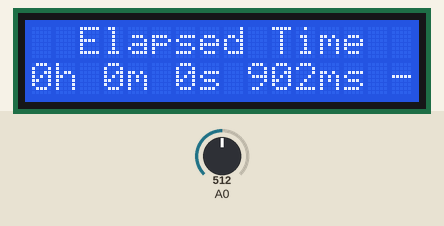
This sketch was run on a simulated Arduino Uno, built with avr-gcc and run on an emulated ATmega328P. Shown: 16×2 character LCD. The inputs (shaded band) are chosen by the test bench; at power-on: A0 = 512.

Above: at 3.2 s.
3.3 s: A0 set to 610
At 4.03 s:
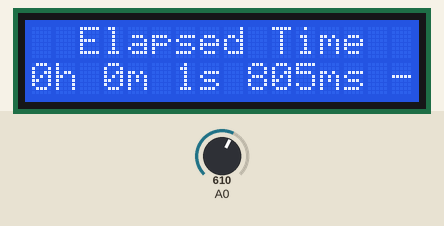
5.3 s: A0 set to 583
At 6.0 s:
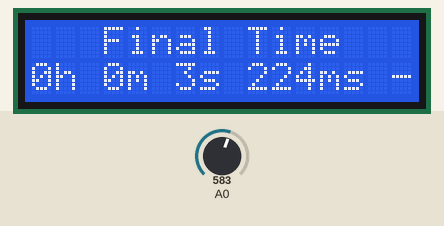
Timing chart, 0 to 8.3 s (numbered marks = the images above; inputs shaded):
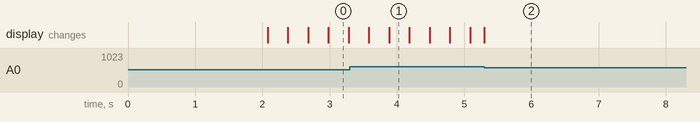

Measured:
- the behaviour switches between 600 and 599 on A0 (found by bisection; images 1 and 2)
- after the input at 5.3 s, the display: changes at once (image 2)

The sketch:

stopwatch_arduino.ino
```cpp
/*
 * Arduino Stopwatch
 * Mark Ashinhust
 */

 #include <SPI.h>
 #include <LiquidCrystal.h>

 //pins that are used on the shield
 LiquidCrystal lcd(8,13,9,4,5,6,7);

 //variables used for counting mechanism
 unsigned long start_time, finish_time, time_elapsed;
 boolean r = false;

 //vars for button debounce time
 long timeSinceLastPress = 0; //time since last button press
 long debounceDelay = 50; //the debounce time, set as low as possible

 void setup(){

  lcd.begin(16, 2); //initialize the lcd 16 characters and 2 line
  lcd.print("Simple");
  lcd.setCursor(3,1); //set cursor to the fourth char on line 2
  lcd.print("Stopwatch");
  delay(2000); //wait two seconds
  lcd.clear(); //clear the lcd display
  lcd.print("Press SELECT for");
  lcd.setCursor(2,1); //set cursor to the third char on line 2
  lcd.print("Start & Stop");

 }

 void loop(){

  CheckStartStop();
  DispResult();

 }

 void CheckStartStop(){

  int x = analogRead(0); //assign 'x' to the AnalogueInput (Shield button)
  if (x < 800 && x < 600) //if the button SELECT was pressed
  {
    if ((millis() - timeSinceLastPress) > debounceDelay)
    {
      if (r ==false){
        lcd.clear();
        lcd.setCursor(2, 0);
        lcd.print("Elapsed Time");
        start_time = millis(); //save start time, difference to be used for elapsed
      }
      else if(r=true)
      {
        lcd.setCursor(2, 0);
        lcd.print(" Final Time ");

      }
      r = !r;
    }
    timeSinceLastPress = millis();
  }
 }

 void DispResult()
 {

  if (r==true)
  {
    finish_time = millis(); //save the stop time, calculate difference for elapsed time
    //declare calculation variables
    float h, m, s, ms;
    unsigned long over;

    time_elapsed = finish_time - start_time;
    h = int(time_elapsed/ 3600000); //calculate hours
    over = time_elapsed % 3600000; //remainder of hours calculation
    m = int(over/60000); //calculate minutes with remainder of hours
    over = over % 60000; //remainder of minutes
    s = int(over / 1000); //calculate seconds
    ms = over % 1000; //remainder of seconds

    //display final results
    lcd.setCursor(0, 1);
    lcd.print(h, 0); //disp hours
    lcd.print("h "); //use h for spacing instead of hours

    lcd.print(m, 0); //disp minutes
    lcd.print("m ");

    lcd.print(s, 0); //disp seconds
    lcd.print("s ");

    if (h < 10) //if hours are less than double digits we will have enough room
    {
      lcd.print(ms, 0); //disp milliseconds
      lcd.print("ms -");
    }
  }

 }
```
